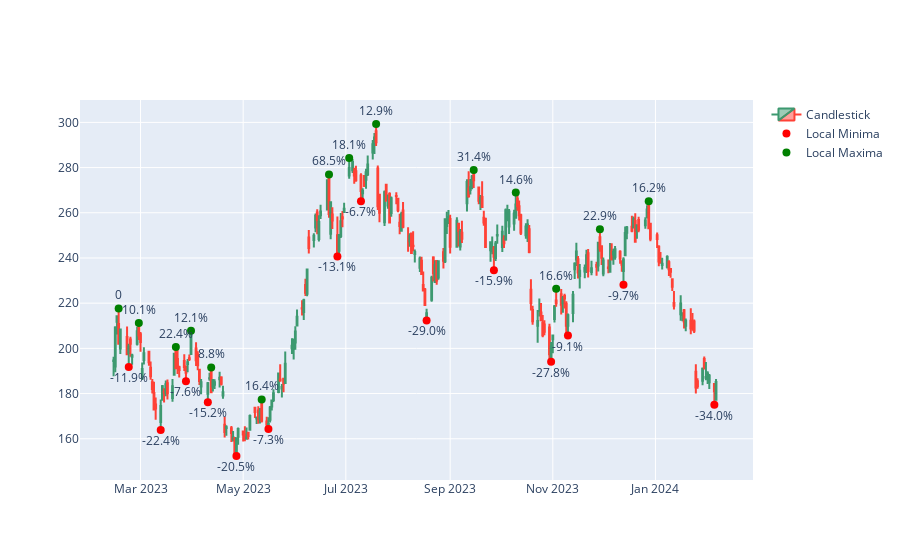

Notebook code cell kept with this figure:
### Code cell
i = 4
print(f"order = {i}, minmax")
local_max, local_min = tune_order(i, stock, feature="minmax")

### Figure 1 — Plotly figure (JSON) as saved in the notebook; plotly's stock layout.template omitted (floating-point values rounded to 4 significant figures; data arrays with more than 128 entries replaced by an {"elided": "..."} marker saying what was removed)
{"data": [{"close": {"elided": "247 float values"}, "high": {"elided": "247 float values"}, "low": {"elided": "247 float values"}, "name": "Candlestick", "open": {"elided": "247 float values"}, "type": "candlestick", "x": {"elided": "247 str values"}}, {"marker": {"color": "red", "size": 8}, "mode": "markers+text", "name": "Local Minima", "text": ["-11.9%", "-22.4%", "-7.6%", "-15.2%", "-20.5%", "-7.3%", "-13.1%", "-6.7%", "-29.0%", "-15.9%", "-27.8%", "-9.1%", "-9.7%", "-34.0%"], "textposition": "bottom center", "type": "scatter", "x": ["2023-02-22T00:00:00", "2023-03-13T00:00:00", "2023-03-28T00:00:00", "2023-04-10T00:00:00", "2023-04-27T00:00:00", "2023-05-16T00:00:00", "2023-06-26T00:00:00", "2023-07-10T00:00:00", "2023-08-18T00:00:00", "2023-09-27T00:00:00", "2023-10-31T00:00:00", "2023-11-10T00:00:00", "2023-12-13T00:00:00", "2024-02-05T00:00:00"], "y": [191.8, 163.9, 185.4, 176.1, 152.4, 164.4, 240.7, 265.1, 212.4, 234.6, 194.1, 205.7, 228.2, 175.0]}, {"marker": {"color": "green", "size": 8}, "mode": "markers+text", "name": "Local Maxima", "text": ["0", "10.1%", "22.4%", "12.1%", "8.8%", "16.4%", "68.5%", "18.1%", "12.9%", "31.4%", "14.6%", "16.6%", "22.9%", "16.2%"], "textposition": "top center", "type": "scatter", "x": ["2023-02-16T00:00:00", "2023-02-28T00:00:00", "2023-03-22T00:00:00", "2023-03-31T00:00:00", "2023-04-12T00:00:00", "2023-05-12T00:00:00", "2023-06-21T00:00:00", "2023-07-03T00:00:00", "2023-07-19T00:00:00", "2023-09-15T00:00:00", "2023-10-10T00:00:00", "2023-11-03T00:00:00", "2023-11-29T00:00:00", "2023-12-28T00:00:00"], "y": [217.6, 211.2, 200.7, 207.8, 191.6, 177.4, 277.0, 284.2, 299.3, 279.0, 268.9, 226.4, 252.8, 265.1]}], "layout": {"xaxis": {"rangeslider": {"visible": false}}}}
